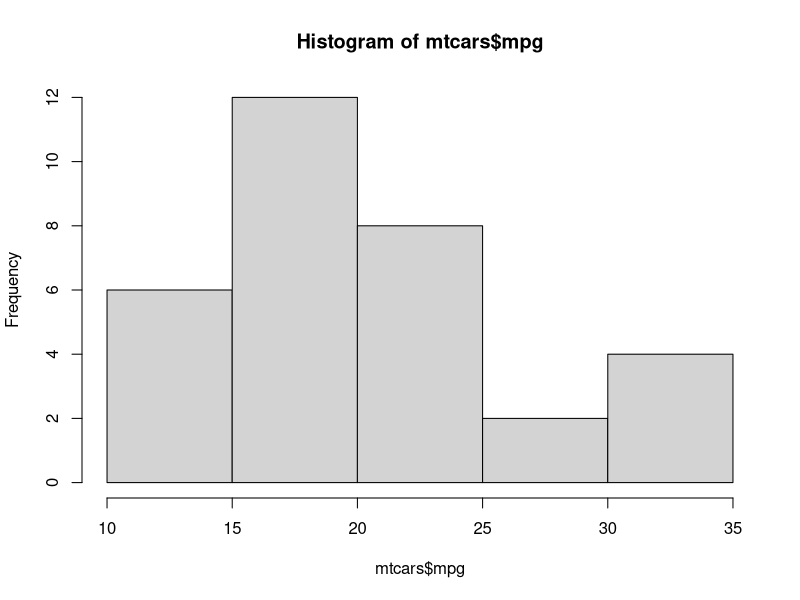
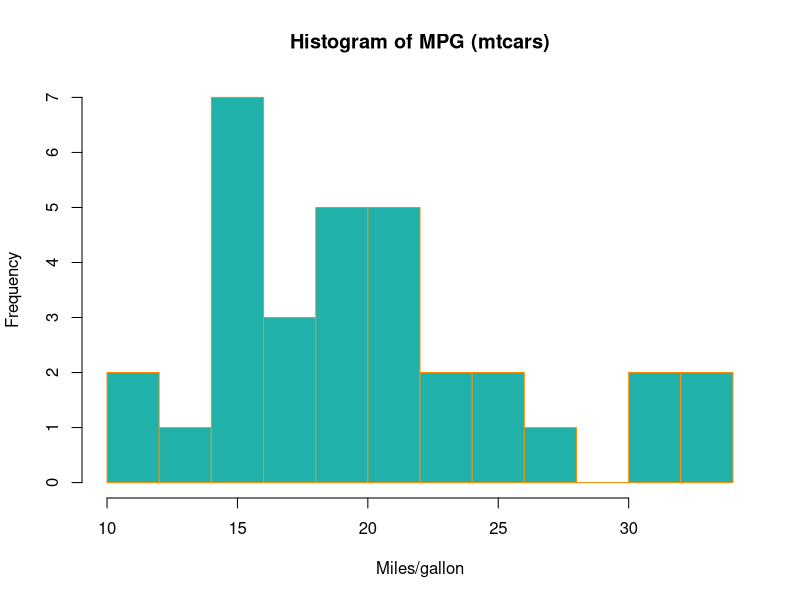
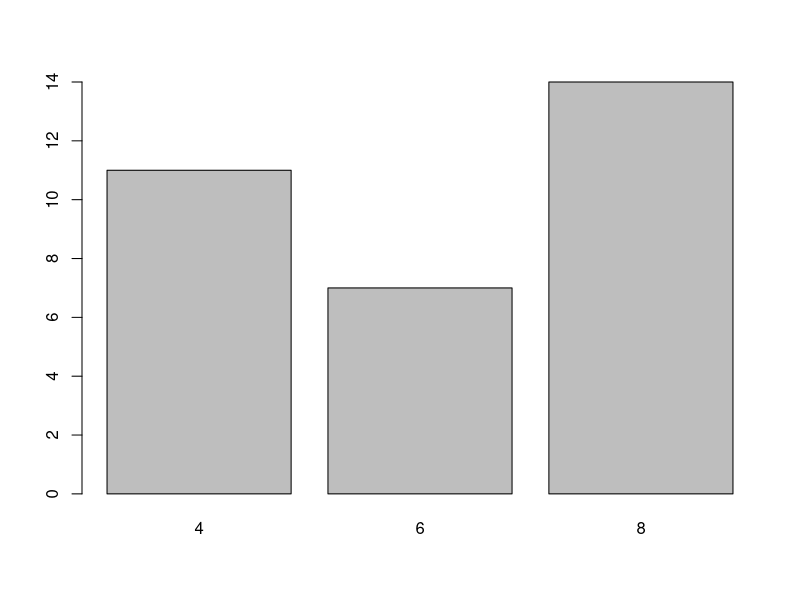
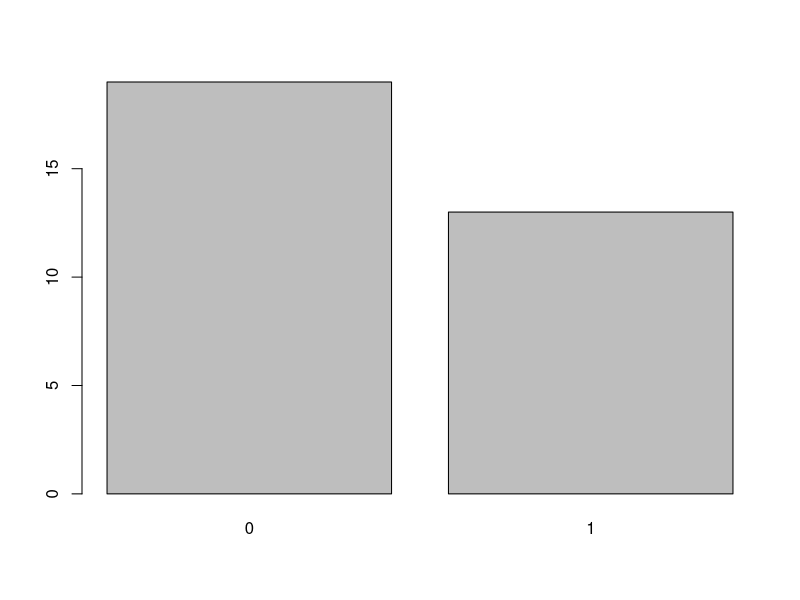
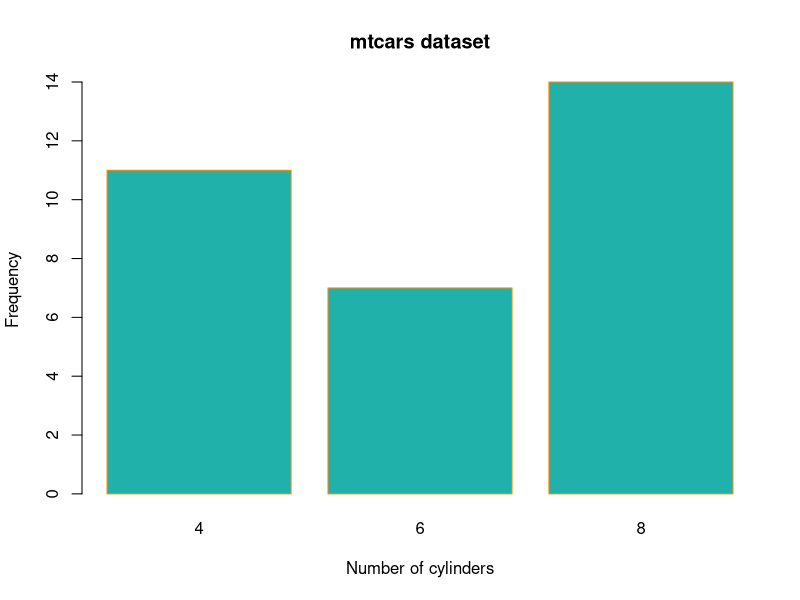
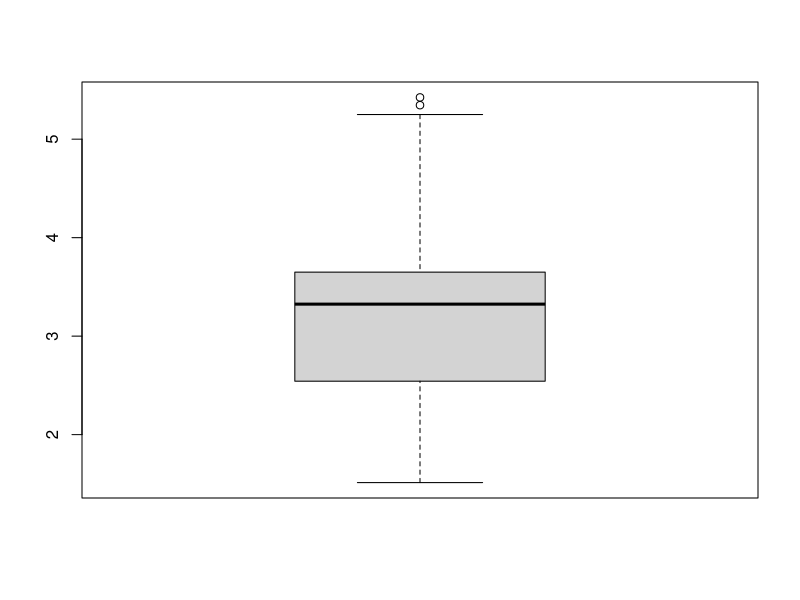
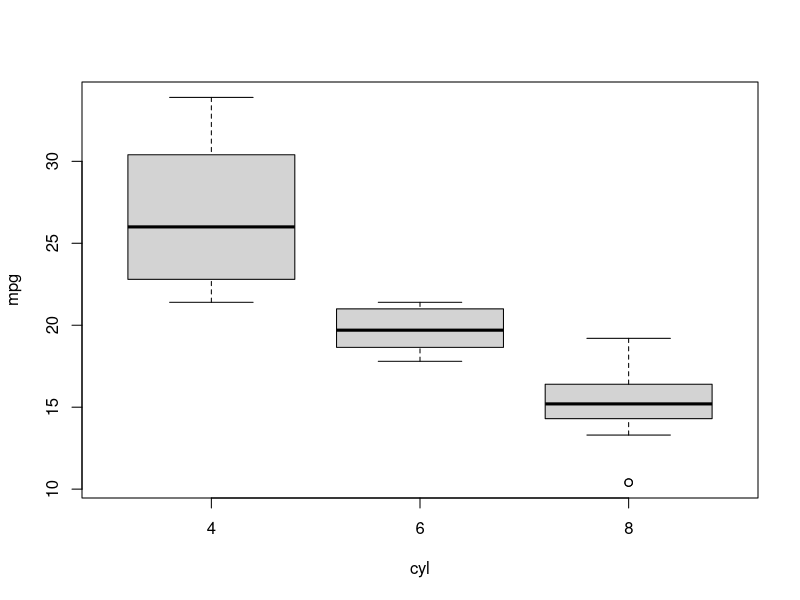
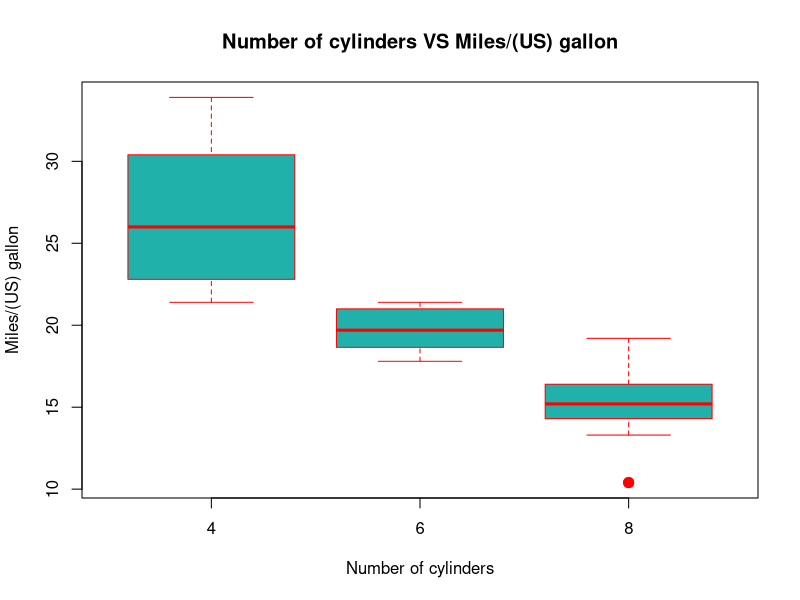

Recreate these plots in R, in order.
# Data Visualization using R
data(mtcars)
attach(mtcars)
View(mtcars)
# Histograms
hist(mtcars$mpg)
hist(mtcars$mpg, xlab = "Miles/gallon", main = "Histogram of MPG (mtcars)", breaks =12, col = "lightseagreen", border = "darkorange")
#Bar Plot
barplot(table(mtcars$cyl))
barplot(table(mtcars$am))
barplot(table(mtcars$cyl), xlab = "Number of cylinders", ylab = "Frequency", main = "mtcars dataset", col = "lightseagreen", border = "darkorange")
# Boxplot
boxplot(mtcars$wt)
boxplot(mpg ~ cyl , data = mtcars)
boxplot(mpg ~ cyl, data = mtcars,
        xlab = "Number of cylinders",
        ylab = "Miles/(US) gallon",
        main = "Number of cylinders VS Miles/(US) gallon",
        pch = 20,
        cex = 2,
        col = "lightseagreen",
        border = "red")
# Scatter Plots:
plot(mpg~disp, data=mtcars)
plot(mpg ~ disp, data = mtcars,
     xlab = "Displacement",
     ylab = "Miles Per Gallon",
     main = "MPG vs Displacement",
     pch = 20,
     cex = 2,
     col = "red")
v <- c(7,12,28,3,41)

# Give the chart file a name.
png(file = "line_chart.jpg")

# Plot the bar chart. 
plot(v,type = "o")

# Save the file.
dev.off()
counts <- table(mtcars$vs, mtcars$gear)
barplot(counts, main="Car Distribution by Gears and VS",
        xlab="Number of Gears", col=c("darkblue","red"),
        legend = rownames(counts))

#Calculate the frequency of different carb values using table function
mtcarscarb = table(mtcars$carb)
#Create percent label values
percentlabels<- round(100*mtcarscarb/sum(mtcarscarb), 1)
#Create labels for each pie in the chart
pielabels<- paste(percentlabels, "%", sep="")
#R code to create the Pie Chart
pie(mtcarscarb,col = rainbow(length(mtcarscarb)), labels = pielabels , main = 'Pie Chart for MTCars distribution of Carburetors', cex = 0.8)
#Legend for the pie chart
legend("topright", c("Carburetor-1","Carburetor-2","Carburetor-3","Carburetor-4","Carburetor-6","Carburetor-8"), cex=0.6, fill=  rainbow(length(mtcarscarb)))






